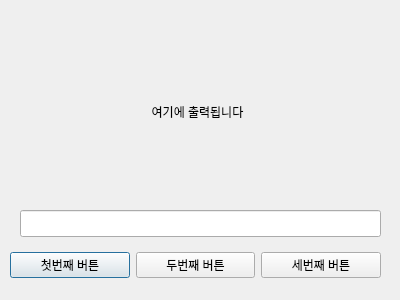
<?xml version="1.0" encoding="UTF-8"?>
<ui version="4.0">
 <class>Dialog</class>
 <widget class="QDialog" name="Dialog">
  <property name="geometry">
   <rect>
    <x>0</x>
    <y>0</y>
    <width>400</width>
    <height>300</height>
   </rect>
  </property>
  <property name="windowTitle">
   <string>Dialog</string>
  </property>
  <widget class="QLabel" name="label">
   <property name="geometry">
    <rect>
     <x>7</x>
     <y>16</y>
     <width>381</width>
     <height>191</height>
    </rect>
   </property>
   <property name="text">
    <string>여기에 출력됩니다</string>
   </property>
   <property name="alignment">
    <set>Qt::AlignCenter</set>
   </property>
  </widget>
  <widget class="QLineEdit" name="lineEdit">
   <property name="geometry">
    <rect>
     <x>20</x>
     <y>210</y>
     <width>361</width>
     <height>27</height>
    </rect>
   </property>
  </widget>
  <widget class="QWidget" name="">
   <property name="geometry">
    <rect>
     <x>10</x>
     <y>240</y>
     <width>371</width>
     <height>51</height>
    </rect>
   </property>
   <layout class="QHBoxLayout" name="horizontalLayout">
    <property name="topMargin">
     <number>0</number>
    </property>
    <property name="bottomMargin">
     <number>0</number>
    </property>
    <item>
     <widget class="QPushButton" name="pushButton">
      <property name="text">
       <string>첫번째 버튼</string>
      </property>
     </widget>
    </item>
    <item>
     <widget class="QPushButton" name="pushButton_2">
      <property name="text">
       <string>두번째 버튼</string>
      </property>
     </widget>
    </item>
    <item>
     <widget class="QPushButton" name="pushButton_3">
      <property name="text">
       <string>세번째 버튼</string>
      </property>
     </widget>
    </item>
   </layout>
  </widget>
 </widget>
 <resources/>
 <connections>
  <connection>
   <sender>pushButton</sender>
   <signal>clicked()</signal>
   <receiver>Dialog</receiver>
   <slot>slot_1st()</slot>
   <hints>
    <hint type="sourcelabel">
     <x>82</x>
     <y>265</y>
    </hint>
    <hint type="destinationlabel">
     <x>63</x>
     <y>287</y>
    </hint>
   </hints>
  </connection>
  <connection>
   <sender>pushButton_2</sender>
   <signal>clicked()</signal>
   <receiver>Dialog</receiver>
   <slot>slot_2nd()</slot>
   <hints>
    <hint type="sourcelabel">
     <x>218</x>
     <y>272</y>
    </hint>
    <hint type="destinationlabel">
     <x>197</x>
     <y>292</y>
    </hint>
   </hints>
  </connection>
  <connection>
   <sender>pushButton_3</sender>
   <signal>clicked()</signal>
   <receiver>Dialog</receiver>
   <slot>slot_3rd()</slot>
   <hints>
    <hint type="sourcelabel">
     <x>334</x>
     <y>268</y>
    </hint>
    <hint type="destinationlabel">
     <x>313</x>
     <y>291</y>
    </hint>
   </hints>
  </connection>
  <connection>
   <sender>lineEdit</sender>
   <signal>textChanged(QString)</signal>
   <receiver>label</receiver>
   <slot>setText(QString)</slot>
   <hints>
    <hint type="sourcelabel">
     <x>156</x>
     <y>213</y>
    </hint>
    <hint type="destinationlabel">
     <x>163</x>
     <y>157</y>
    </hint>
   </hints>
  </connection>
 </connections>
 <slots>
  <slot>slot_1st()</slot>
  <slot>slot_2nd()</slot>
  <slot>slot_3rd()</slot>
 </slots>
</ui>
